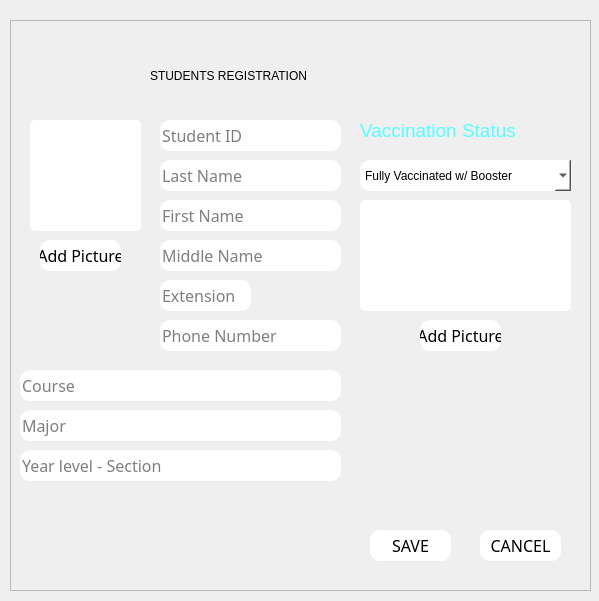
<?xml version="1.0" encoding="UTF-8"?>
<ui version="4.0">
 <class>main</class>
 <widget class="QMainWindow" name="main">
  <property name="enabled">
   <bool>true</bool>
  </property>
  <property name="geometry">
   <rect>
    <x>0</x>
    <y>0</y>
    <width>599</width>
    <height>601</height>
   </rect>
  </property>
  <property name="font">
   <font>
    <kerning>true</kerning>
   </font>
  </property>
  <property name="windowTitle">
   <string>MainWindow</string>
  </property>
  <property name="styleSheet">
   <string notr="true"/>
  </property>
  <property name="animated">
   <bool>true</bool>
  </property>
  <widget class="QWidget" name="centralwidget">
   <widget class="QLabel" name="background">
    <property name="geometry">
     <rect>
      <x>0</x>
      <y>0</y>
      <width>600</width>
      <height>601</height>
     </rect>
    </property>
    <property name="styleSheet">
     <string notr="true">background-image: url(:/newPrefix/background.jpg);</string>
    </property>
    <property name="text">
     <string/>
    </property>
    <property name="pixmap">
     <pixmap>background/minimalist-4k-wallpaper-hd-15-920x518.jpg</pixmap>
    </property>
    <property name="scaledContents">
     <bool>true</bool>
    </property>
   </widget>
   <widget class="QFrame" name="regframe">
    <property name="geometry">
     <rect>
      <x>10</x>
      <y>20</y>
      <width>581</width>
      <height>571</height>
     </rect>
    </property>
    <property name="frameShape">
     <enum>QFrame::StyledPanel</enum>
    </property>
    <property name="frameShadow">
     <enum>QFrame::Raised</enum>
    </property>
    <widget class="QLabel" name="vacstatus">
     <property name="geometry">
      <rect>
       <x>350</x>
       <y>180</y>
       <width>211</width>
       <height>111</height>
      </rect>
     </property>
     <property name="autoFillBackground">
      <bool>false</bool>
     </property>
     <property name="styleSheet">
      <string notr="true">border-radius: 5px;
background-color: rgb(255, 255, 255);</string>
     </property>
     <property name="text">
      <string/>
     </property>
    </widget>
    <widget class="QLabel" name="label">
     <property name="geometry">
      <rect>
       <x>0</x>
       <y>0</y>
       <width>581</width>
       <height>571</height>
      </rect>
     </property>
     <property name="autoFillBackground">
      <bool>false</bool>
     </property>
     <property name="styleSheet">
      <string notr="true"/>
     </property>
     <property name="text">
      <string/>
     </property>
     <property name="pixmap">
      <pixmap>background/HD-wallpaper-portrait-display-vertical-pattern-digital-art-cyan-polygon-art.jpg</pixmap>
     </property>
     <property name="scaledContents">
      <bool>true</bool>
     </property>
    </widget>
    <widget class="QPushButton" name="addpicstud_4">
     <property name="geometry">
      <rect>
       <x>360</x>
       <y>510</y>
       <width>81</width>
       <height>31</height>
      </rect>
     </property>
     <property name="font">
      <font>
       <family>Sitka</family>
       <pointsize>12</pointsize>
       <weight>50</weight>
       <italic>false</italic>
       <bold>false</bold>
      </font>
     </property>
     <property name="cursor">
      <cursorShape>PointingHandCursor</cursorShape>
     </property>
     <property name="autoFillBackground">
      <bool>false</bool>
     </property>
     <property name="styleSheet">
      <string notr="true">font: 12pt &quot;Sitka&quot;;
border-radius: 10px;
background-color: rgb(255, 255, 255);</string>
     </property>
     <property name="text">
      <string>SAVE</string>
     </property>
     <property name="autoDefault">
      <bool>false</bool>
     </property>
     <property name="default">
      <bool>false</bool>
     </property>
     <property name="flat">
      <bool>false</bool>
     </property>
    </widget>
    <widget class="QLineEdit" name="stphone">
     <property name="geometry">
      <rect>
       <x>150</x>
       <y>300</y>
       <width>181</width>
       <height>31</height>
      </rect>
     </property>
     <property name="font">
      <font>
       <family>Sitka</family>
       <pointsize>12</pointsize>
       <weight>50</weight>
       <italic>false</italic>
       <bold>false</bold>
      </font>
     </property>
     <property name="styleSheet">
      <string notr="true">font: 12pt &quot;Sitka&quot;;
border-radius: 10px;
background-color: rgb(255, 255, 255);</string>
     </property>
     <property name="text">
      <string/>
     </property>
     <property name="placeholderText">
      <string>Phone Number</string>
     </property>
    </widget>
    <widget class="QLineEdit" name="stcurse">
     <property name="geometry">
      <rect>
       <x>10</x>
       <y>350</y>
       <width>321</width>
       <height>31</height>
      </rect>
     </property>
     <property name="font">
      <font>
       <family>Sitka</family>
       <pointsize>12</pointsize>
       <weight>50</weight>
       <italic>false</italic>
       <bold>false</bold>
      </font>
     </property>
     <property name="styleSheet">
      <string notr="true">font: 12pt &quot;Sitka&quot;;
border-radius: 10px;
background-color: rgb(255, 255, 255);</string>
     </property>
     <property name="text">
      <string/>
     </property>
     <property name="placeholderText">
      <string>Course</string>
     </property>
    </widget>
    <widget class="QLineEdit" name="stlastname">
     <property name="geometry">
      <rect>
       <x>150</x>
       <y>140</y>
       <width>181</width>
       <height>31</height>
      </rect>
     </property>
     <property name="font">
      <font>
       <family>Sitka</family>
       <pointsize>12</pointsize>
       <weight>50</weight>
       <italic>false</italic>
       <bold>false</bold>
      </font>
     </property>
     <property name="styleSheet">
      <string notr="true">font: 12pt &quot;Sitka&quot;;
border-radius: 10px;
background-color: rgb(255, 255, 255);</string>
     </property>
     <property name="text">
      <string/>
     </property>
     <property name="placeholderText">
      <string>Last Name</string>
     </property>
    </widget>
    <widget class="QLineEdit" name="styear">
     <property name="geometry">
      <rect>
       <x>10</x>
       <y>430</y>
       <width>321</width>
       <height>31</height>
      </rect>
     </property>
     <property name="font">
      <font>
       <family>Sitka</family>
       <pointsize>12</pointsize>
       <weight>50</weight>
       <italic>false</italic>
       <bold>false</bold>
      </font>
     </property>
     <property name="styleSheet">
      <string notr="true">font: 12pt &quot;Sitka&quot;;
border-radius: 10px;
background-color: rgb(255, 255, 255);</string>
     </property>
     <property name="text">
      <string/>
     </property>
     <property name="placeholderText">
      <string>Year level - Section</string>
     </property>
    </widget>
    <widget class="QLineEdit" name="stextensio">
     <property name="geometry">
      <rect>
       <x>150</x>
       <y>260</y>
       <width>91</width>
       <height>31</height>
      </rect>
     </property>
     <property name="font">
      <font>
       <family>Sitka</family>
       <pointsize>12</pointsize>
       <weight>50</weight>
       <italic>false</italic>
       <bold>false</bold>
      </font>
     </property>
     <property name="styleSheet">
      <string notr="true">font: 12pt &quot;Sitka&quot;;
border-radius: 10px;
background-color: rgb(255, 255, 255);</string>
     </property>
     <property name="text">
      <string/>
     </property>
     <property name="placeholderText">
      <string>Extension</string>
     </property>
    </widget>
    <widget class="QLineEdit" name="stmajor">
     <property name="geometry">
      <rect>
       <x>10</x>
       <y>390</y>
       <width>321</width>
       <height>31</height>
      </rect>
     </property>
     <property name="font">
      <font>
       <family>Sitka</family>
       <pointsize>12</pointsize>
       <weight>50</weight>
       <italic>false</italic>
       <bold>false</bold>
      </font>
     </property>
     <property name="styleSheet">
      <string notr="true">font: 12pt &quot;Sitka&quot;;
border-radius: 10px;
background-color: rgb(255, 255, 255);</string>
     </property>
     <property name="text">
      <string/>
     </property>
     <property name="placeholderText">
      <string>Major</string>
     </property>
    </widget>
    <widget class="QPushButton" name="addpicstud_3">
     <property name="geometry">
      <rect>
       <x>470</x>
       <y>510</y>
       <width>81</width>
       <height>31</height>
      </rect>
     </property>
     <property name="font">
      <font>
       <family>Sitka</family>
       <pointsize>12</pointsize>
       <weight>50</weight>
       <italic>false</italic>
       <bold>false</bold>
      </font>
     </property>
     <property name="cursor">
      <cursorShape>PointingHandCursor</cursorShape>
     </property>
     <property name="autoFillBackground">
      <bool>false</bool>
     </property>
     <property name="styleSheet">
      <string notr="true">font: 12pt &quot;Sitka&quot;;
border-radius: 10px;
background-color: rgb(255, 255, 255);</string>
     </property>
     <property name="text">
      <string>CANCEL</string>
     </property>
     <property name="autoDefault">
      <bool>false</bool>
     </property>
     <property name="default">
      <bool>false</bool>
     </property>
     <property name="flat">
      <bool>false</bool>
     </property>
    </widget>
    <widget class="QLabel" name="label_6">
     <property name="geometry">
      <rect>
       <x>350</x>
       <y>100</y>
       <width>161</width>
       <height>21</height>
      </rect>
     </property>
     <property name="font">
      <font>
       <family>MS Shell Dlg 2</family>
       <pointsize>14</pointsize>
       <weight>50</weight>
       <italic>false</italic>
       <bold>false</bold>
      </font>
     </property>
     <property name="styleSheet">
      <string notr="true">font: 14pt &quot;MS Shell Dlg 2&quot;;
color:rgb(85, 255, 255)</string>
     </property>
     <property name="text">
      <string>Vaccination Status</string>
     </property>
    </widget>
    <widget class="QLineEdit" name="stfirstname">
     <property name="geometry">
      <rect>
       <x>150</x>
       <y>180</y>
       <width>181</width>
       <height>31</height>
      </rect>
     </property>
     <property name="font">
      <font>
       <family>Sitka</family>
       <pointsize>12</pointsize>
       <weight>50</weight>
       <italic>false</italic>
       <bold>false</bold>
      </font>
     </property>
     <property name="styleSheet">
      <string notr="true">font: 12pt &quot;Sitka&quot;;
border-radius: 10px;
background-color: rgb(255, 255, 255);</string>
     </property>
     <property name="text">
      <string/>
     </property>
     <property name="placeholderText">
      <string>First Name</string>
     </property>
    </widget>
    <widget class="QLineEdit" name="stmiddle">
     <property name="geometry">
      <rect>
       <x>150</x>
       <y>220</y>
       <width>181</width>
       <height>31</height>
      </rect>
     </property>
     <property name="font">
      <font>
       <family>Sitka</family>
       <pointsize>12</pointsize>
       <weight>50</weight>
       <italic>false</italic>
       <bold>false</bold>
      </font>
     </property>
     <property name="styleSheet">
      <string notr="true">font: 12pt &quot;Sitka&quot;;
border-radius: 10px;
background-color: rgb(255, 255, 255);</string>
     </property>
     <property name="text">
      <string/>
     </property>
     <property name="placeholderText">
      <string>Middle Name</string>
     </property>
    </widget>
    <widget class="QLabel" name="label_2">
     <property name="geometry">
      <rect>
       <x>140</x>
       <y>0</y>
       <width>351</width>
       <height>111</height>
      </rect>
     </property>
     <property name="autoFillBackground">
      <bool>false</bool>
     </property>
     <property name="styleSheet">
      <string notr="true">font: 87 16pt &quot;Arial Black&quot;;</string>
     </property>
     <property name="text">
      <string>STUDENTS REGISTRATION</string>
     </property>
    </widget>
    <widget class="QLineEdit" name="studentid">
     <property name="geometry">
      <rect>
       <x>150</x>
       <y>100</y>
       <width>181</width>
       <height>31</height>
      </rect>
     </property>
     <property name="font">
      <font>
       <family>Sitka</family>
       <pointsize>12</pointsize>
       <weight>50</weight>
       <italic>false</italic>
       <bold>false</bold>
      </font>
     </property>
     <property name="styleSheet">
      <string notr="true">font: 12pt &quot;Sitka&quot;;
border-radius: 10px;
background-color: rgb(255, 255, 255);</string>
     </property>
     <property name="text">
      <string/>
     </property>
     <property name="placeholderText">
      <string>Student ID</string>
     </property>
    </widget>
    <widget class="QLabel" name="studpic">
     <property name="geometry">
      <rect>
       <x>20</x>
       <y>100</y>
       <width>111</width>
       <height>111</height>
      </rect>
     </property>
     <property name="autoFillBackground">
      <bool>false</bool>
     </property>
     <property name="styleSheet">
      <string notr="true">border-radius: 5px;
background-color: rgb(255, 255, 255);</string>
     </property>
     <property name="text">
      <string/>
     </property>
    </widget>
    <widget class="QPushButton" name="addpicstud">
     <property name="geometry">
      <rect>
       <x>30</x>
       <y>220</y>
       <width>81</width>
       <height>31</height>
      </rect>
     </property>
     <property name="font">
      <font>
       <family>Sitka</family>
       <pointsize>12</pointsize>
       <weight>50</weight>
       <italic>false</italic>
       <bold>false</bold>
      </font>
     </property>
     <property name="cursor">
      <cursorShape>PointingHandCursor</cursorShape>
     </property>
     <property name="autoFillBackground">
      <bool>false</bool>
     </property>
     <property name="styleSheet">
      <string notr="true">font: 12pt &quot;Sitka&quot;;
border-radius: 10px;
background-color: rgb(255, 255, 255);</string>
     </property>
     <property name="text">
      <string>Add Picture</string>
     </property>
     <property name="autoDefault">
      <bool>false</bool>
     </property>
     <property name="default">
      <bool>false</bool>
     </property>
     <property name="flat">
      <bool>false</bool>
     </property>
    </widget>
    <widget class="QPushButton" name="addpicstud_2">
     <property name="geometry">
      <rect>
       <x>410</x>
       <y>300</y>
       <width>81</width>
       <height>31</height>
      </rect>
     </property>
     <property name="font">
      <font>
       <family>Sitka</family>
       <pointsize>12</pointsize>
       <weight>50</weight>
       <italic>false</italic>
       <bold>false</bold>
      </font>
     </property>
     <property name="cursor">
      <cursorShape>PointingHandCursor</cursorShape>
     </property>
     <property name="autoFillBackground">
      <bool>false</bool>
     </property>
     <property name="styleSheet">
      <string notr="true">font: 12pt &quot;Sitka&quot;;
border-radius: 10px;
background-color: rgb(255, 255, 255);</string>
     </property>
     <property name="text">
      <string>Add Picture</string>
     </property>
     <property name="autoDefault">
      <bool>false</bool>
     </property>
     <property name="default">
      <bool>false</bool>
     </property>
     <property name="flat">
      <bool>false</bool>
     </property>
    </widget>
    <widget class="QLabel" name="loginlogo">
     <property name="geometry">
      <rect>
       <x>50</x>
       <y>20</y>
       <width>71</width>
       <height>71</height>
      </rect>
     </property>
     <property name="autoFillBackground">
      <bool>false</bool>
     </property>
     <property name="styleSheet">
      <string notr="true">background-image: url(:/newPrefix/nemco_logo.jpg);</string>
     </property>
     <property name="text">
      <string/>
     </property>
     <property name="pixmap">
      <pixmap>background/nemco_logo.png</pixmap>
     </property>
     <property name="scaledContents">
      <bool>true</bool>
     </property>
     <property name="wordWrap">
      <bool>false</bool>
     </property>
    </widget>
    <widget class="QComboBox" name="comboBox">
     <property name="geometry">
      <rect>
       <x>350</x>
       <y>140</y>
       <width>211</width>
       <height>31</height>
      </rect>
     </property>
     <property name="styleSheet">
      <string notr="true">font: 12pt &quot;Sitka&quot;;
border-radius: 10px;
background-color: rgb(255, 255, 255);</string>
     </property>
     <item>
      <property name="text">
       <string>Fully Vaccinated w/ Booster</string>
      </property>
     </item>
     <item>
      <property name="text">
       <string>Fully Vaccinated</string>
      </property>
     </item>
     <item>
      <property name="text">
       <string>1st Dose Only</string>
      </property>
     </item>
     <item>
      <property name="text">
       <string>Unvaccinated</string>
      </property>
     </item>
    </widget>
    <zorder>label</zorder>
    <zorder>addpicstud_4</zorder>
    <zorder>stphone</zorder>
    <zorder>stcurse</zorder>
    <zorder>stlastname</zorder>
    <zorder>styear</zorder>
    <zorder>stextensio</zorder>
    <zorder>stmajor</zorder>
    <zorder>addpicstud_3</zorder>
    <zorder>label_6</zorder>
    <zorder>stfirstname</zorder>
    <zorder>stmiddle</zorder>
    <zorder>label_2</zorder>
    <zorder>studentid</zorder>
    <zorder>studpic</zorder>
    <zorder>addpicstud</zorder>
    <zorder>addpicstud_2</zorder>
    <zorder>vacstatus</zorder>
    <zorder>loginlogo</zorder>
    <zorder>comboBox</zorder>
   </widget>
  </widget>
 </widget>
 <resources>
  <include location="logo.qrc"/>
 </resources>
 <connections/>
</ui>
